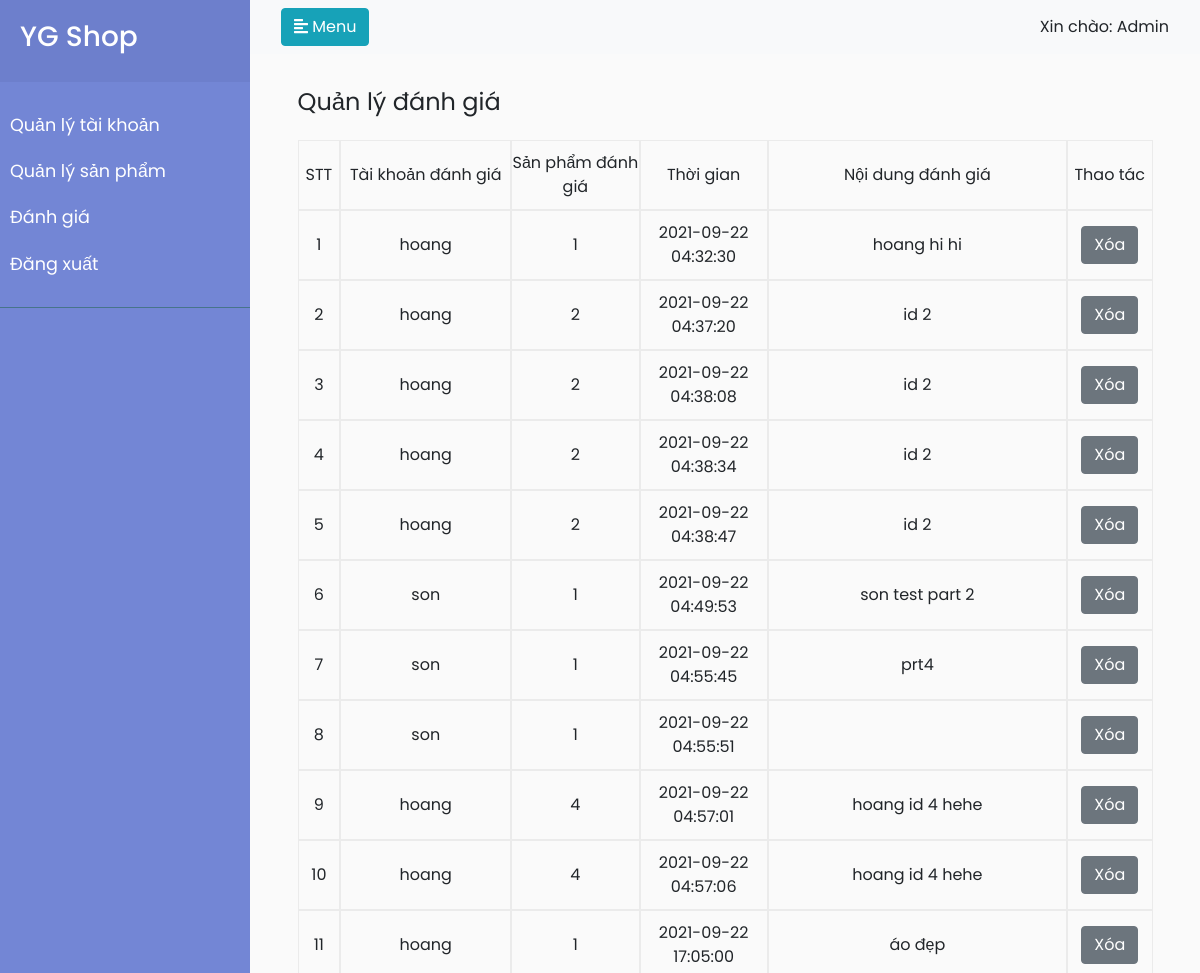
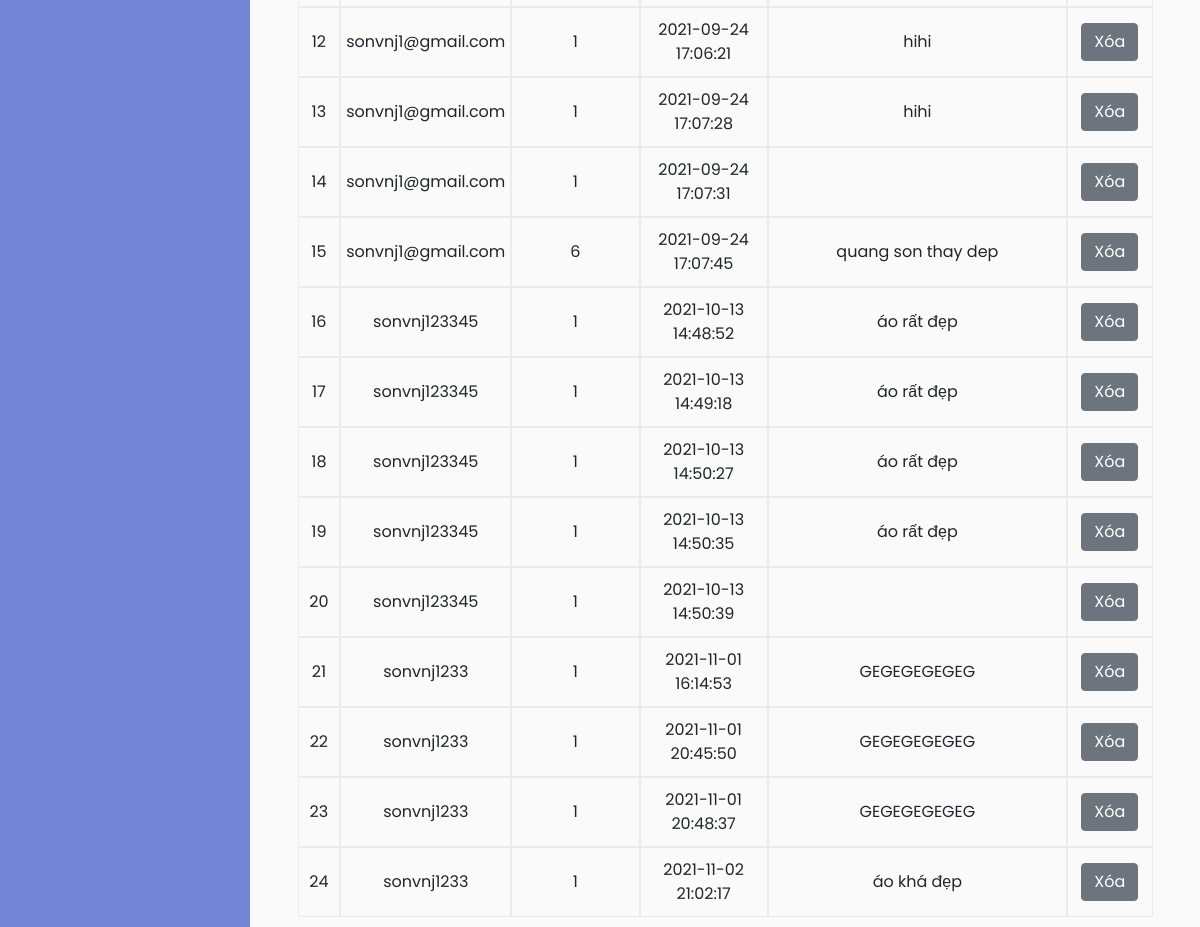
/admin/comments.php, run on an earlier commit of the app's database (2 pictures, top to bottom).
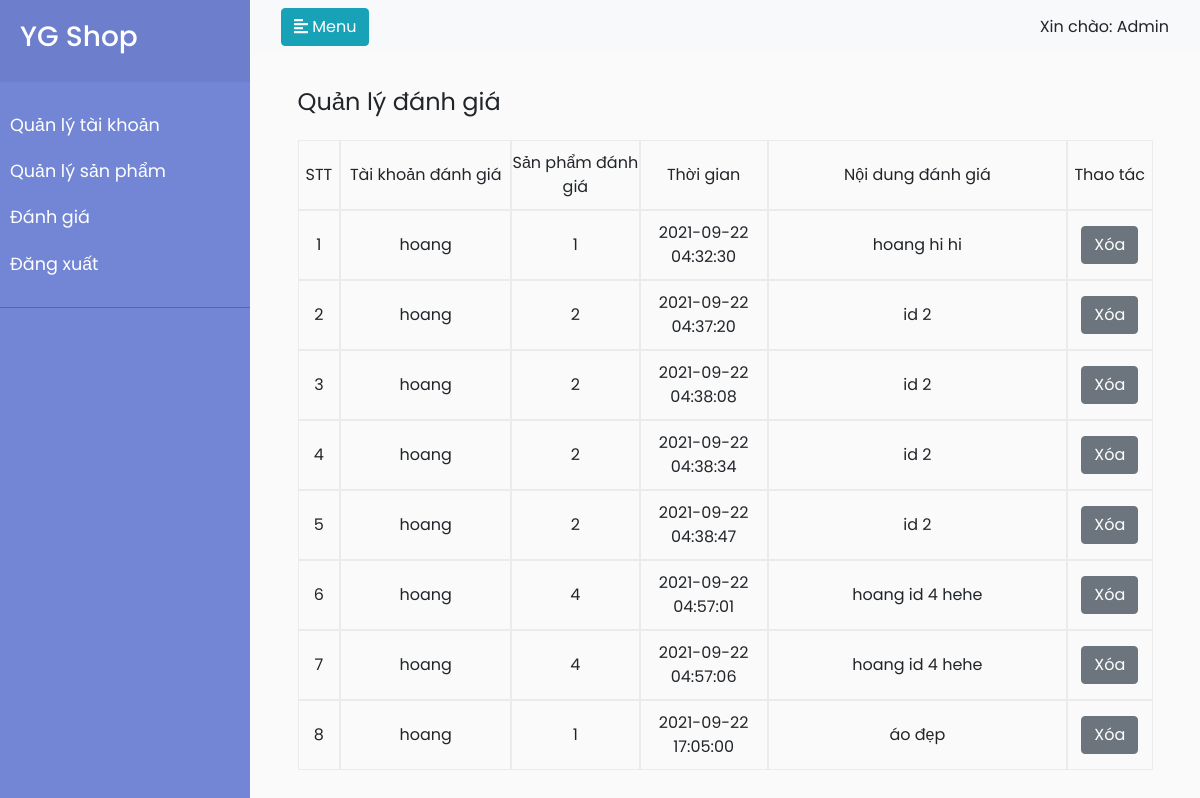
And on a later commit of the database.
### tables this page shows
CREATE TABLE `comments` (
  `id` int(11) NOT NULL,
  `account` varchar(100) NOT NULL,
  `productid` int(11) NOT NULL,
  `date` datetime NOT NULL,
  `content` text NOT NULL,
  `status` int(11) NOT NULL DEFAULT 1
);

### admin/comments.php (the view, shortened to what this page needs)
<!DOCTYPE html>
<html lang="en">
<head>
    <link rel="stylesheet" href="https://stackpath.bootstrapcdn.com/bootstrap/4.1.0/css/bootstrap.min.css">
    <link rel="stylesheet" href="css/comments.css">
</head>
<body>
    <div class="wrapper">
        <nav id="sidebar">
            <div class="sidebar-header">
                <h3>YG Shop</h3>
            </div>
            <ul class="list-unstyled components">
                <li>
                    <a href="/admin/users.php">Quản lý tài khoản</a>
                </li>
                <li>
                    <a href="/admin/products.php">Quản lý sản phẩm</a>
                </li>
                <li>
                    <a href="/admin/comments.php">Đánh giá</a>
                </li>
                <li>
                    <a href="/loginPage.php">Đăng xuất</a>
                </li>
            </ul>
        </nav>
        <div class="content">
            <nav class="navbar navbar-expand-lg navbar-light bg-light">
                <div class="container-fluid">
                    <button type="button" id="sidebarCollapse" class="btn btn-info">
                        <i class="fas fa-align-left"></i>
                        <span>Menu</span>
                    </button>
                    <span>Xin chào: Admin</span>
                </div>
            </nav>
            <div class="cart-container">
                <div class="cart-title">
                    <span style="font-size: 24px">Quản lý đánh giá</span>
                </div>
                <div class="cart-header">
                    <div class="cart-image a-center" style="width: 5%">STT</div>
                    <div class="cart-name a-center" style="width: 20%">Tài khoản đánh giá</div>
                    <div class="cart-price a-center" style="width: 15%">Sản phẩm đánh giá</div>
                    <div class="cart-number a-center" style="width: 15%">Thời gian</div>
                    <div class="cart-totalperItem a-center" style="width: 35%">Nội dung đánh giá</div>
                    <div class="cart-delete a-center" style="width: 10%">Thao tác</div>
                </div>
                    <?php
                    require_once("services/connect_db.php");
                    $query =  "SELECT * from comments";
                    $result = mysqli_query($connect, $query);
                    $data = [];
                    while ($row = mysqli_fetch_array($result, 1)) {
                    $data[] = $row;
                    }
                    $index = 1;
                    foreach ($data as $item) {
                    echo
                    '
                    <div class="cart-header">
                        <div class="cart-image a-center" style="width: 5%">' . ($index++) . '</div>
                        <div class="cart-name a-center" style="width: 20%">' . $item['account'] . '</div>
                        <div class="cart-price a-center" style="width: 15%">' . $item['productid'] . '</div>
                        <div class="cart-number a-center" style="width: 15%">' . $item['date'] . '</div>
                        <div class="cart-totalperItem a-center" style="width: 35%">' . $item['content'] . '</div>
                        <div class="cart-delete a-center" style="width: 10%"><a class="btn btn-secondary"href="?id=' . $item['id'] . '">Xóa</a></div>
                    </div>
                    ';
                    };
                ?>
        </div>
    </div>
</body>
</html>

What changed in the data, as far as the page shows it:
removed comments: account "son", productid "1", date "2021-09-22 04:49:53", content "son test part 2"
removed comments: account "son", productid "1", date "2021-09-22 04:55:45", content "prt4"
removed comments: account "son", productid "1", date "2021-09-22 04:55:51"
removed comments: account "sonvnj1@gmail.com", productid "1", date "2021-09-24 17:06:21", content "hihi"
removed comments: account "sonvnj1@gmail.com", productid "1", date "2021-09-24 17:07:28", content "hihi"
removed comments: account "sonvnj1@gmail.com", productid "1", date "2021-09-24 17:07:31"
removed comments: account "sonvnj1@gmail.com", productid "6", date "2021-09-24 17:07:45", content "quang son thay dep"
removed comments: account "sonvnj123345", productid "1", date "2021-10-13 14:48:52", content "áo rất đẹp"
removed comments: account "sonvnj123345", productid "1", date "2021-10-13 14:49:18", content "áo rất đẹp"
removed comments: account "sonvnj123345", productid "1", date "2021-10-13 14:50:27", content "áo rất đẹp"
removed comments: account "sonvnj123345", productid "1", date "2021-10-13 14:50:35", content "áo rất đẹp"
removed comments: account "sonvnj123345", productid "1", date "2021-10-13 14:50:39"
removed comments: account "sonvnj1233", productid "1", date "2021-11-01 16:14:53", content "GEGEGEGEGEG"
removed comments: account "sonvnj1233", productid "1", date "2021-11-01 20:45:50", content "GEGEGEGEGEG"
removed comments: account "sonvnj1233", productid "1", date "2021-11-01 20:48:37", content "GEGEGEGEGEG"
removed comments: account "sonvnj1233", productid "1", date "2021-11-02 21:02:17", content "áo khá đẹp"
